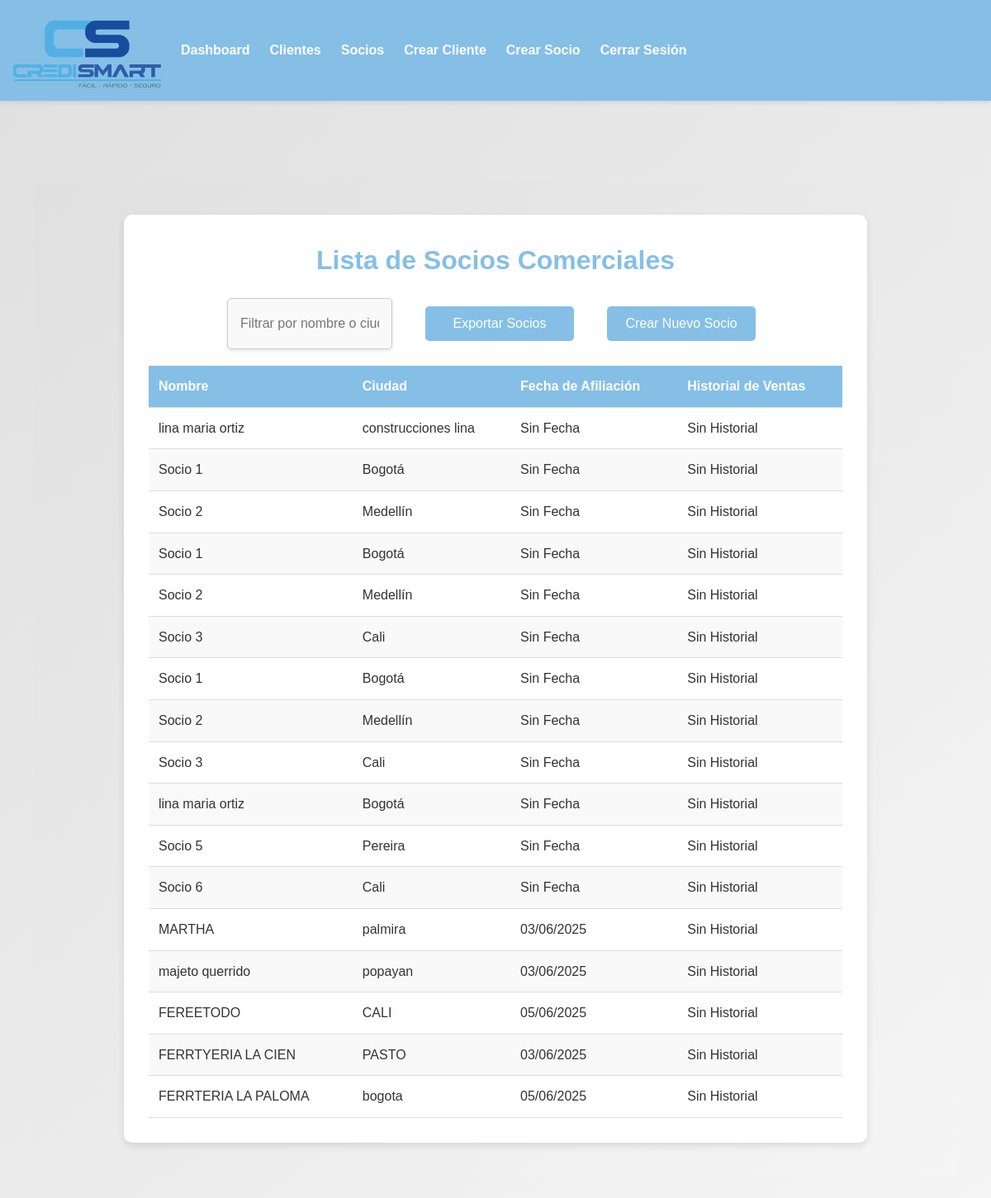
The app's page /partners/ (signed in), older data.
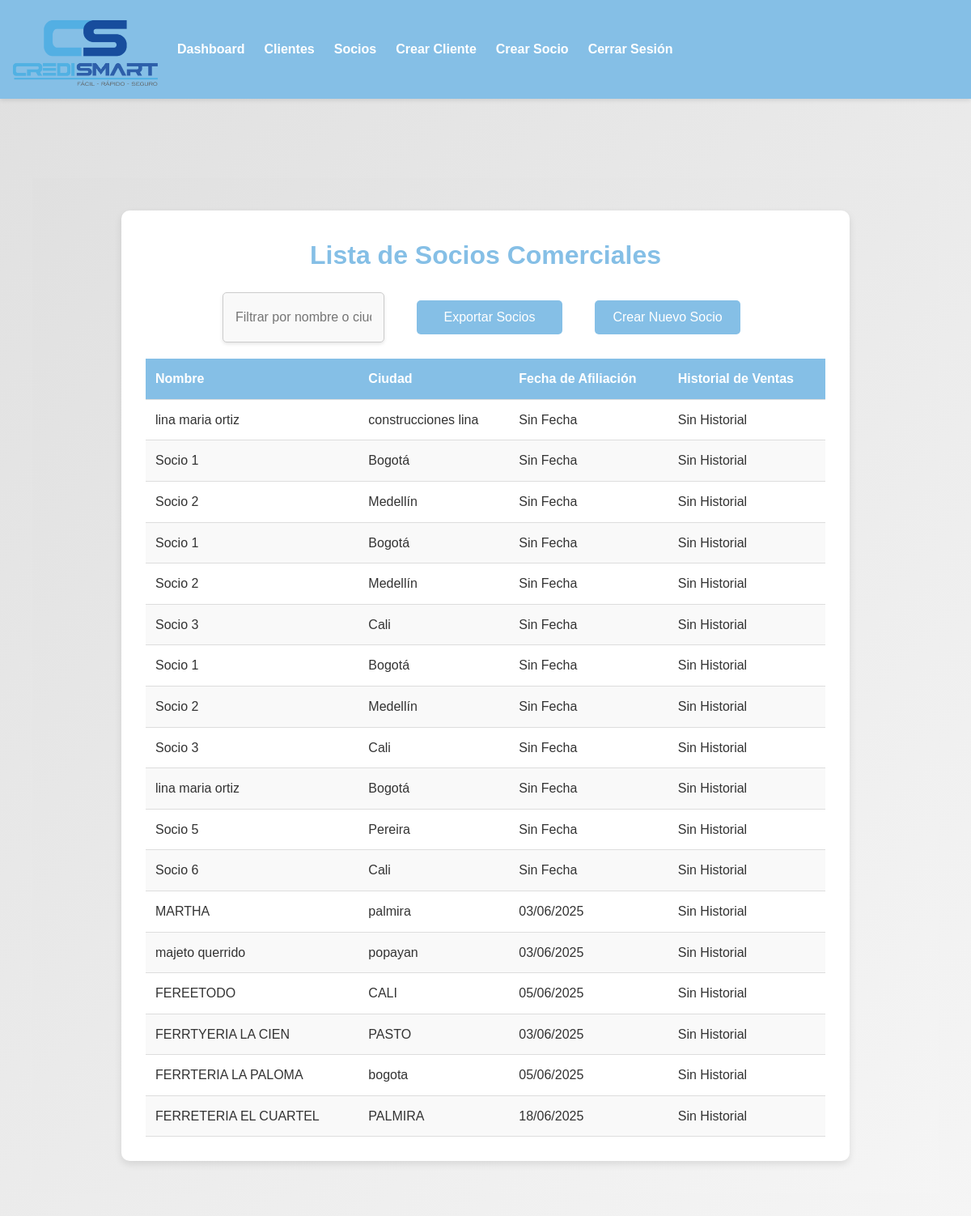
The same page, newer data.
### businessapp/models.py (models this page shows, shortened)
class BusinessPartner(models.Model):
    name = models.CharField(max_length=100)
    city = models.CharField(max_length=100)
    affiliation_date = models.DateField(null=True, blank=True)
    sales_history = models.DecimalField(max_digits=10, decimal_places=2, default=0.00, null=True, blank=True)

### businessapp/views.py (the view)
# urls.py: path('partners/', views.partner_list, name='partner_list'),
@login_required
def partner_list(request):
    partners = BusinessPartner.objects.all()
    return render(request, 'businessapp/partner_list.html', {'partners': partners})

### businessapp/templates/businessapp/partner_list.html (shortened to what this page needs)
{% extends 'businessapp/base.html' %}
{% load static %}
{% block content %}
    <div class="partner-list-container">
        <div class="card">
            <h2>Lista de Socios Comerciales</h2>
            <div class="button-group">
                <input type="text" id="filterInput" placeholder="Filtrar por nombre o ciudad" onkeyup="filterPartners()">
                <button class="submit-button" onclick="window.location.href='{% url 'export_partners' %}'">Exportar Socios</button>
                <button class="submit-button" onclick="window.location.href='{% url 'create_partner' %}'">Crear Nuevo Socio</button>
            </div>
            <table id="partnerTable">
                <thead>
                    <tr>
                        <th>Nombre</th>
                        <th>Ciudad</th>
                        <th>Fecha de Afiliación</th>
                        <th>Historial de Ventas</th>
                    </tr>
                </thead>
                <tbody>
                    {% for partner in partners %}
                        <tr>
                            <td>{{ partner.name }}</td>
                            <td>{{ partner.city|default:'Sin Ciudad' }}</td>
                            <td>{{ partner.affiliation_date|date:"d/m/Y"|default:'Sin Fecha' }}</td>
                            <td>{{ partner.sales_history|default:'Sin Historial' }}</td>
                        </tr>
                    {% empty %}
                        <tr>
                            <td colspan="4">No hay socios registrados.</td>
                        </tr>
                    {% endfor %}
                </tbody>
            </table>
        </div>
    </div>
{% endblock %}

Row changes from the older to the newer data that the page shows:
added BusinessPartner: name "FERRETERIA EL CUARTEL", city "PALMIRA", affiliation_date "18/06/2025", sales_history "Sin Historial"
